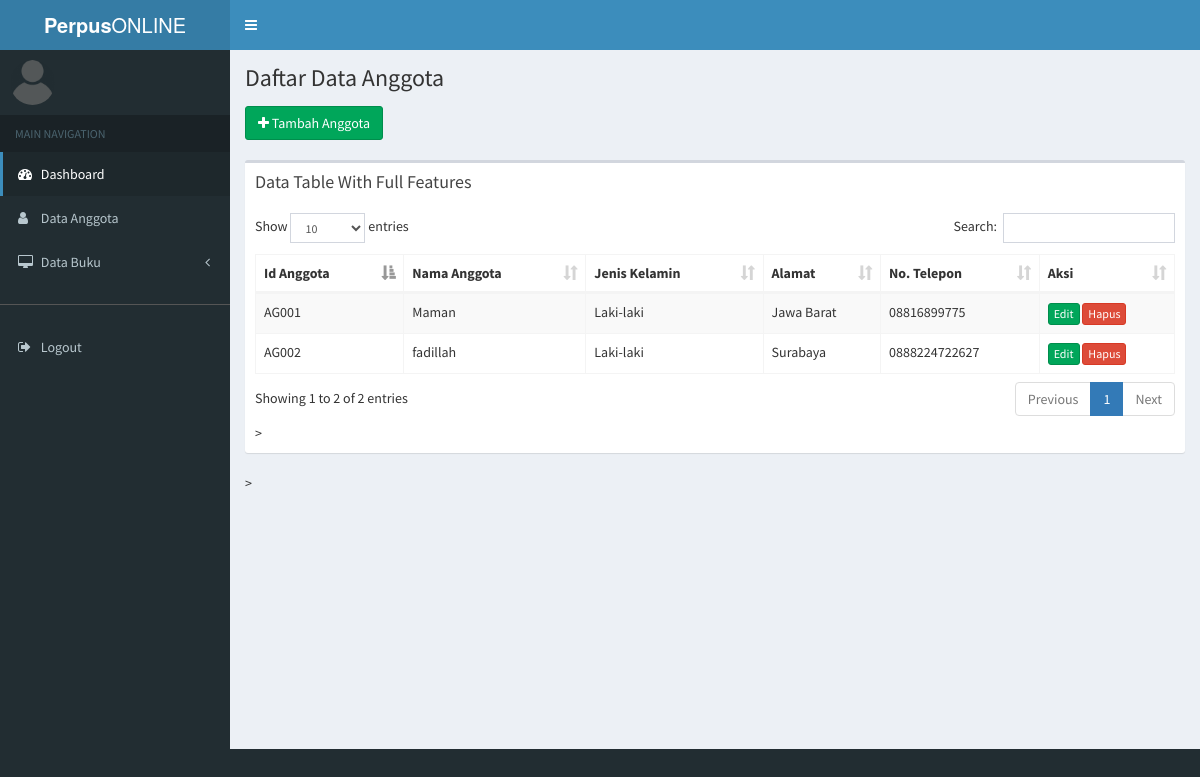
/index.php/anggota, run on the app's committed database.
### tables this page shows
CREATE TABLE `anggota` (
  `id_anggota` varchar(10) NOT NULL,
  `nama_anggota` varchar(50) NOT NULL,
  `jenkel` varchar(20) NOT NULL,
  `alamat` text NOT NULL,
  `no_hp` varchar(15) NOT NULL
);

### application/controllers/anggota.php (called while the page is built, shortened)
<?php
class Anggota extends CI_Controller
{
    public function __construct()
    {
        $this->load->model('m_anggota');
    }
    public function index()
    {
        $isi['content'] = 'anggota/v_anggota';
        $isi['judul']   = 'Daftar Data Anggota';
        $isi['data']    = $this->db->get('anggota')->result();
        $this->load->view('v_dashboard', $isi);
    }
}

### index.php (called while the page is built, shortened)
<?php
require_once BASEPATH.'core/CodeIgniter.php';

### application/views/anggota/v_anggota.php (the view, shortened to what this page needs)
<div class="row">
    <div class="col-md-12">
        <a href="<?= base_url() ?>anggota/tambah_anggota" class="btn btn-success"><i class="fa fa-plus"></i> Tambah Anggota</a>
    </div>
</div>
<br>
<div class="box">
    <div class="box-header">
        <h3 class="box-title">Data Table With Full Features</h3>
    </div>
    <div class="box-body">
        <table id="example1" class="table table-bordered table-striped">
            <thead>
                <tr>
                    <th>Id Anggota</th>
                    <th>Nama Anggota</th>
                    <th>Jenis Kelamin</th>
                    <th>Alamat</th>
                    <th>No. Telepon</th>
                    <th>Aksi</th>
                </tr>
            </thead>
            <tbody>
                <?php
                foreach ($data as $row) { ?>
                    <tr>
                        <td><?= $row->id_anggota; ?></td>
                        <td><?= $row->nama_anggota; ?></td>
                        <td><?= $row->jenkel; ?></td>
                        <td><?= $row->alamat; ?></td>
                        <td><?= $row->no_hp; ?></td>
                        <td>
                            <a href="<?= base_url() ?>anggota/edit/<?= $row->id_anggota; ?>" class="btn btn-success btn-xs">Edit</a>
                            <a href="<?= base_url() ?>anggota/hapus/<?= $row->id_anggota; ?>" class="btn btn-danger btn-xs" onclick="return confirm('Seriusan mau di hapus ?');">Hapus</a>
                        </td>
                    </tr>
                <?php }
                ?>
            </tbody>
        </table>>
    </div>
</div>>

### application/views/v_dashboard.php (shortened to what this page needs)
<!DOCTYPE html>
<html>
<head>
    <link rel="stylesheet" href="<?= base_url() ?>assets/bower_components/bootstrap/dist/css/bootstrap.min.css">
    <link rel="stylesheet" href="<?= base_url() ?>assets/bower_components/font-awesome/css/font-awesome.min.css">
    <link rel="stylesheet" href="<?= base_url() ?>assets/ower_components/Ionicons/css/ionicons.min.css">
    <link rel="stylesheet" href="<?= base_url() ?>assets/dist/css/AdminLTE.min.css">
    <link rel="stylesheet" href="<?= base_url() ?>assets/dist/css/skins/_all-skins.min.css">
    <link rel="stylesheet" href="<?= base_url() ?>assets/bower_components/morris.js/morris.css">
    <link rel="stylesheet" href="<?= base_url() ?>assets/ower_components/jvectormap/jquery-jvectormap.css">
    <link rel="stylesheet" href="<?= base_url() ?>assets/bower_components/bootstrap-datepicker/dist/css/bootstrap-datepicker.min.css">
    <link rel="stylesheet" href="bower_components/bootstrap-daterangepicker/daterangepicker.css">
    <link rel="stylesheet" href="<?= base_url() ?>assets/lugins/bootstrap-wysihtml5/bootstrap3-wysihtml5.min.css">
    <link rel="stylesheet" href="<?= base_url() ?>assets/bower_components/datatables.net-bs/css/dataTables.bootstrap.min.css">
</head>
<body class="hold-transition skin-blue sidebar-mini">
    <div class="wrapper">
        <header class="main-header">
            <a href="" class="logo">
                <span class="logo-lg"><b>Perpus</b>ONLINE</span>
            </a>
            <nav class="navbar navbar-static-top">
                <a href="#" class="sidebar-toggle" data-toggle="push-menu" role="button">
                </a>
            </nav>
        </header>
        <?php $this->load->view('v_menu'); ?>
        <div class="content-wrapper">
            <section class="content-header">
                <h1>
                    <?= $judul; ?>
                </h1>
            </section>
            <section class="content">
                <?php $this->load->view($content); ?>
            </section>
        </div>
    </div>
</body>
</html>

### application/views/v_menu.php (shortened to what this page needs)
<aside class="main-sidebar">
    <section class="sidebar">
        <div class="user-panel">
            <div class="pull-left image">
                <img src="<?= base_url() ?>assets/dist/img/profil.png" class="img-circle" alt="User Image">
            </div>
        </div>
        <ul class="sidebar-menu" data-widget="tree">
            <li class="header">MAIN NAVIGATION</li>
            <li class="active treeview">
                <a href="#">
                    <i class="fa fa-dashboard"></i> <span>Dashboard</span>
                </a>
            </li>
            <li><a href="<?= base_url() ?>anggota"><i class="fa fa-user"></i> Data Anggota</a></li>
            <li class="treeview">
                <a href="#">
                    <i class="fa fa-desktop"></i>
                    <span>Data Buku</span>
                    <span class="pull-right-container">
                        <i class="fa fa-angle-left pull-right"></i>
                    </span>
                </a>
            </li>
            <hr>
            <li><a href="<?= base_url() ?>login/logout"><i class="fa fa-sign-out"></i> Logout</a></li>
    </section>
</aside>

### data on the page
anggota: id_anggota "AG001", nama_anggota "Maman", jenkel "Laki-laki", alamat "Jawa Barat", no_hp "08816899775"
anggota: id_anggota "AG002", nama_anggota "fadillah", jenkel "Laki-laki", alamat "Surabaya", no_hp "0888224722627"

### other printed values
$judul "Daftar Data Anggota"
